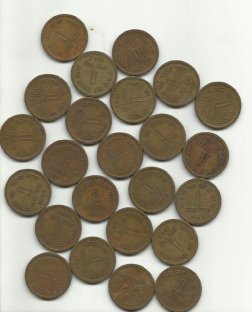
#> input picture Watershed_Algo/images/water_coins.jpg, 252 x 312 px, given in place of the camera
$ python detection_v3.py
#> lines starting #> are read from the running program, lines starting #| are printed output that depends on the picture; after the words box and inside, x2 and y2 are one past the last pixel; in counts of white or black regions, pixels touching at a corner belong together
import cv2
import math
import numpy as np

# ---------------- CAMERA ----------------

cap = cv2.VideoCapture(0)

# Optional camera resolution

cap.set(cv2.CAP_PROP_FRAME_WIDTH, 1280)
cap.set(cv2.CAP_PROP_FRAME_HEIGHT, 720)

# ---------------- TRACKING ----------------

tracked_objects = {}

object_id = 0

# ---------------- COUNTING LINE ----------------

line_y = 150

# ---------------- SHAPE COUNTS ----------------

counts = {
    "Triangle": 0,
    "Square": 0,
    "Rectangle": 0,
    "Circle": 0
}

# ======================================================

while True:

    ret, frame = cap.read()
#> frame is the input picture: shape (312, 252, 3); mean B, G, R 136.3, 153.2, 161.4

    if not ret:
        break

    # ---------------- ROI ----------------

    roi = frame[120:420, 80:560]

    # -------------------------------------

    # -------- GRAYSCALE --------

    gray = cv2.cvtColor(
        roi,
        cv2.COLOR_BGR2GRAY
    )

    # -------- BLUR --------

    blur = cv2.GaussianBlur(
        gray,
        (3,3),
        0
    )

    # -------- THRESHOLD --------

    _, thresh = cv2.threshold(
        blur,
        0,
        255,
        cv2.THRESH_BINARY_INV + cv2.THRESH_OTSU
    )
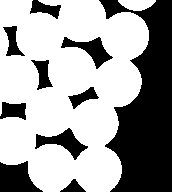
#> thresh: shape (192, 172); 63.1% white; 10 black regions, largest, box (x1, y1, x2, y2) and area: (99, 0, 172, 192) 8271, (0, 161, 43, 192) 898, (35, 128, 88, 160) 651

    # -------- MORPHOLOGY --------

    kernel = np.ones((3,3), np.uint8)

    opening = cv2.morphologyEx(
        thresh,
        cv2.MORPH_OPEN,
        kernel,
        iterations=1
    )

    # -------- SURE BACKGROUND --------

    sure_bg = cv2.dilate(
        opening,
        kernel,
        iterations=1
    )
#> sure_bg: shape (192, 172); 67.4% white; 11 black regions, largest, box (x1, y1, x2, y2) and area: (107, 0, 172, 192) 7620, (0, 163, 41, 192) 818, (37, 130, 86, 158) 470

    # -------- DISTANCE TRANSFORM --------

    dist_transform = cv2.distanceTransform(
        opening,
        cv2.DIST_L2,
        5
    )

    # -------- DISPLAY DISTANCE MAP --------

    dist_display = cv2.normalize(
        dist_transform,
        None,
        0,
        255,
        cv2.NORM_MINMAX
    )

    dist_display = np.uint8(dist_display)

    # -------- SURE FOREGROUND --------

    _, sure_fg = cv2.threshold(
        dist_transform,
        0.2 * dist_transform.max(),
        255,
        0
    )
#> sure_fg: shape (192, 172) float32; 43.5% white; 3 white regions (1 under 20 px), largest, box (x1, y1, x2, y2) and area: (0, 0, 144, 192) 14263, (124, 0, 150, 6) 102

    sure_fg = np.uint8(sure_fg)

    # -------- UNKNOWN REGION --------

    unknown = cv2.subtract(
        sure_bg,
        sure_fg
    )
#> unknown: shape (192, 172); 23.9% white; 9 white regions, largest, box (x1, y1, x2, y2) and area: (94, 0, 157, 192) 2103, (0, 21, 58, 95) 1341, (30, 123, 93, 165) 1022

    # -------- CONNECTED COMPONENTS --------

    _, markers = cv2.connectedComponents(
        sure_fg
    )
#> markers: shape (192, 172) int32; 4 distinct labels, from 0 to 3

    markers = markers + 1
#> markers: shape (192, 172) int32; 4 distinct labels, from 1 to 4

    markers[unknown == 255] = 0
#> markers: shape (192, 172) int32; 5 distinct labels, from 0 to 4

    # -------- WATERSHED --------

    markers = cv2.watershed(
        roi,
        markers
    )
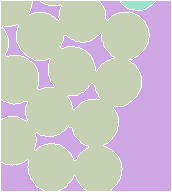
#> markers: shape (192, 172) int32; 4 distinct labels, from -1 to 4; one colour per label, 0 black, -1 white

    # -------- DRAW BOUNDARY --------

    roi[markers == -1] = [0,0,255]
#> roi: shape (192, 172, 3); mean B, G, R 116.3, 133.6, 156.9

    # ======================================================

    current_objects = {}

    # -------- EXTRACT SEPARATED OBJECTS --------

    unique_labels = np.unique(markers)
#> unique_labels = [-1, 1, 2, 4]

    for label in unique_labels:

        # Ignore background and boundary

        if label == 1 or label == -1:
            continue

        # -------- CREATE MASK --------

        mask = np.zeros(
            gray.shape,
            dtype=np.uint8
        )

        mask[markers == label] = 255

        # -------- FIND CONTOURS --------

        contours, _ = cv2.findContours(
            mask,
            cv2.RETR_EXTERNAL,
            cv2.CHAIN_APPROX_SIMPLE
        )

        for cnt in contours:

            area = cv2.contourArea(cnt)

            # Ignore tiny noise

            if area > 500:

                # -------- POLYGON APPROX --------

                peri = cv2.arcLength(
                    cnt,
                    True
                )

                approx = cv2.approxPolyDP(
                    cnt,
                    0.02 * peri,
                    True
                )

                vertices = len(approx)

                # -------- BOUNDING BOX --------

                x, y, w, h = cv2.boundingRect(
                    approx
                )

                # -------- CENTER POINT --------

                cx = int(x + w/2)
                cy = int(y + h/2)

                # ======================================================
                # SHAPE DETECTION
                # ======================================================

                shape = "Unknown"

                if vertices == 3:

                    shape = "Triangle"

                elif vertices == 4:

                    ratio = w / float(h)

                    if 0.95 <= ratio <= 1.05:

                        shape = "Square"

                    else:

                        shape = "Rectangle"

                elif vertices > 6:

                    shape = "Circle"

                # ======================================================
                # TRACKING
                # ======================================================

                matched = False

                current_id = -1

                for id, obj in tracked_objects.items():

                    px, py = obj["center"]

                    distance = math.sqrt(
                        (cx - px)**2 +
                        (cy - py)**2
                    )

                    # Same object condition

                    if distance < 40:

                        current_id = id

                        matched = True

                        current_objects[id] = {

                            "center": (cx, cy),

                            "counted": obj["counted"],

                            "missed": 0
                        }

                        # -------- LINE CROSSING --------

                        if (
                            py < line_y and
                            cy >= line_y and
                            obj["counted"] == False
                        ):

                            if shape in counts:

                                counts[shape] += 1

                            current_objects[id]["counted"] = True

                        break

                # -------- NEW OBJECT --------

                if matched == False:

                    object_id += 1

                    current_id = object_id

                    current_objects[current_id] = {

                        "center": (cx, cy),

                        "counted": False,

                        "missed": 0
                    }

                # ======================================================
                # DRAWING
                # ======================================================

                # Draw contour

                cv2.drawContours(
                    roi,
                    [approx],
                    -1,
                    (0,255,0),
                    2
                )

                # Draw rectangle

                cv2.rectangle(
                    roi,
                    (x,y),
                    (x+w,y+h),
                    (255,0,0),
                    2
                )

                # Draw center point

                cv2.circle(
                    roi,
                    (cx, cy),
                    5,
                    (0,0,255),
                    -1
                )

                # Draw shape + ID

                cv2.putText(
                    roi,
                    f"{shape} ID:{current_id}",
                    (x, y-10),
                    cv2.FONT_HERSHEY_SIMPLEX,
                    0.6,
                    (255,255,0),
                    2
                )
#> this loop made 4 passes
#> label on pass 1: -1
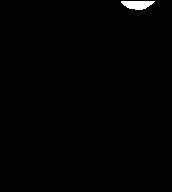
#> mask: shape (192, 172); 0.67% white; 1 white region, box (x1, y1, x2, y2) and area: (121, 1, 155, 10) 221
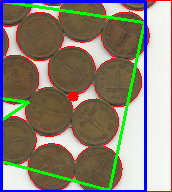
#> roi: shape (192, 172, 3); mean B, G, R 120, 132, 140.4
#> after the loop, counts = {'Triangle': 0, 'Square': 0, 'Rectangle': 0, 'Circle': 0}; current_objects = 1 item; object_id = 1
    # -------- HANDLE MISSING OBJECTS --------

    for id, obj in tracked_objects.items():

        if id not in current_objects:

            obj["missed"] += 1

            # Keep object temporarily

            if obj["missed"] < 8:

                current_objects[id] = obj

    # ======================================================
    # UPDATE TRACKER
    # ======================================================

    tracked_objects = current_objects
#> tracked_objects = 1 item

    # ======================================================
    # DRAW COUNTING LINE
    # ======================================================

    cv2.line(
        roi,
        (0, line_y),
        (480, line_y),
        (0,255,255),
        2
    )
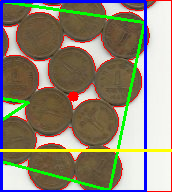
#> roi: shape (192, 172, 3); 1.56% of pixels changed, all inside (x1, y1, x2, y2) = (0, 149, 172, 152)

    # ======================================================
    # DISPLAY COUNTS
    # ======================================================

    y_offset = 30

    for shape_name, count in counts.items():

        cv2.putText(
            frame,
            f"{shape_name}: {count}",
            (20, y_offset),
            cv2.FONT_HERSHEY_SIMPLEX,
            0.7,
            (0,0,255),
            2
        )

        y_offset += 30
#> this loop made 4 passes
#> (shape_name, y_offset) on passes 1 to 4: ('Triangle', 60), ('Square', 90), ('Rectangle', 120), ('Circle', 150)
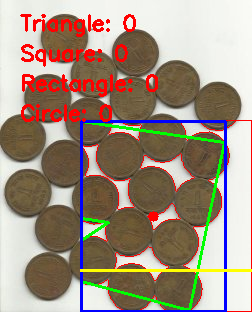
#> frame: shape (312, 252, 3); mean B, G, R 129.2, 144.4, 161.7
#> after the loop, y_offset = 150

    # ======================================================
    # DRAW ROI RECTANGLE
    # ======================================================

    cv2.rectangle(
        frame,
        (80,120),
        (560,420),
        (255,0,0),
        2
    )
#> frame: shape (312, 252, 3); 0.56% of pixels changed, all inside (x1, y1, x2, y2) = (79, 119, 252, 312)

    # ======================================================
    # SHOW WINDOWS
    # ======================================================

    cv2.imshow("ROI", roi)
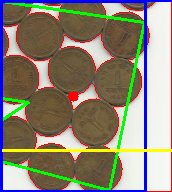
#> window 'ROI': shape (192, 172, 3); mean B, G, R 118.3, 133.6, 141.5

    cv2.imshow("Threshold", thresh)

    cv2.imshow("Opening", opening)

    cv2.imshow("Distance Transform", dist_display)

    cv2.imshow("Sure FG", sure_fg)

    cv2.imshow("Unknown Region", unknown)

    cv2.imshow("Full Frame", frame)

    # ======================================================

    if cv2.waitKey(1) & 0xFF == ord("q"):
#> (key q is pressed here)
        break

# ======================================================

cap.release()

cv2.destroyAllWindows()
